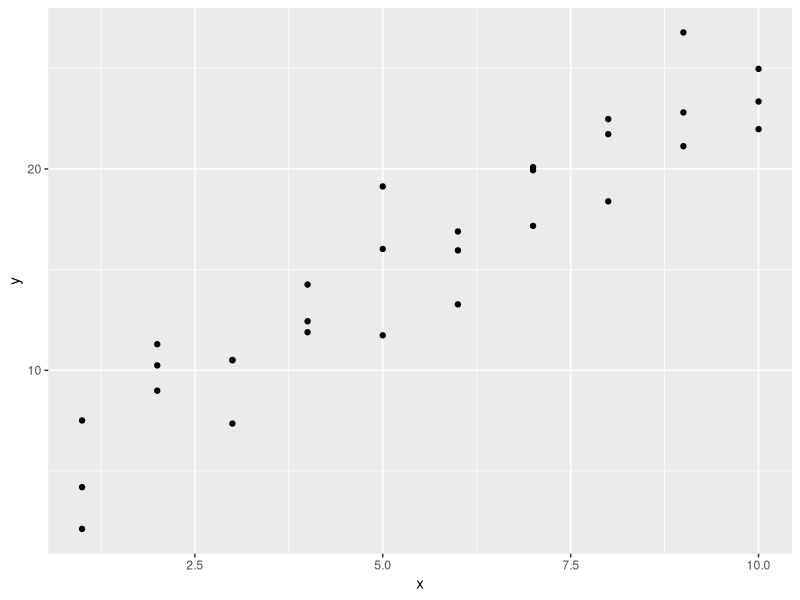
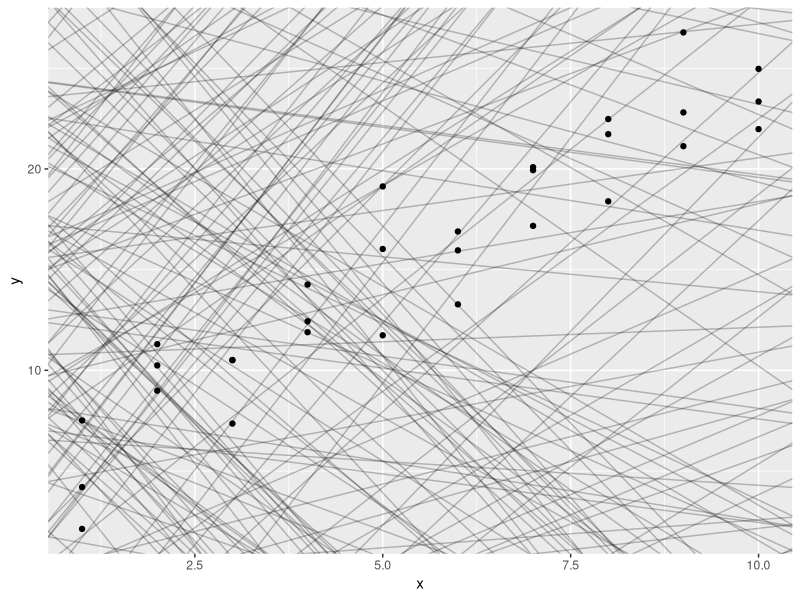
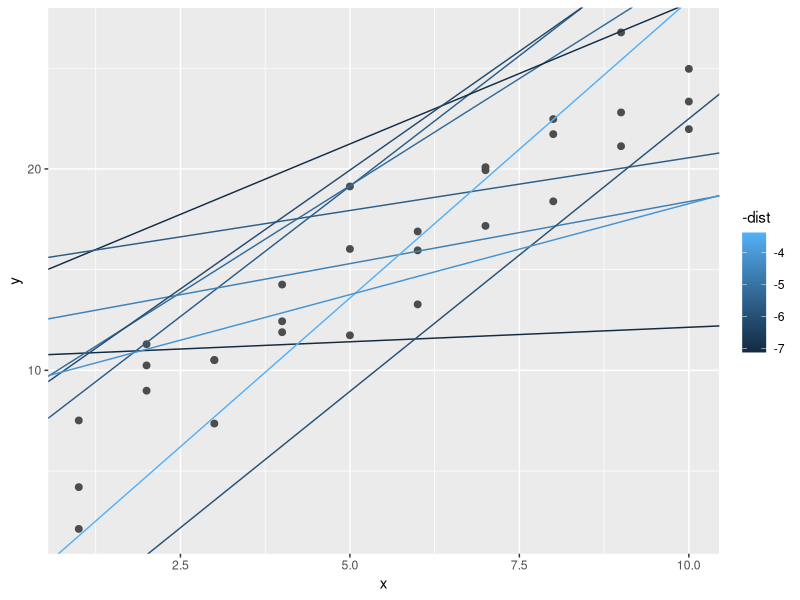
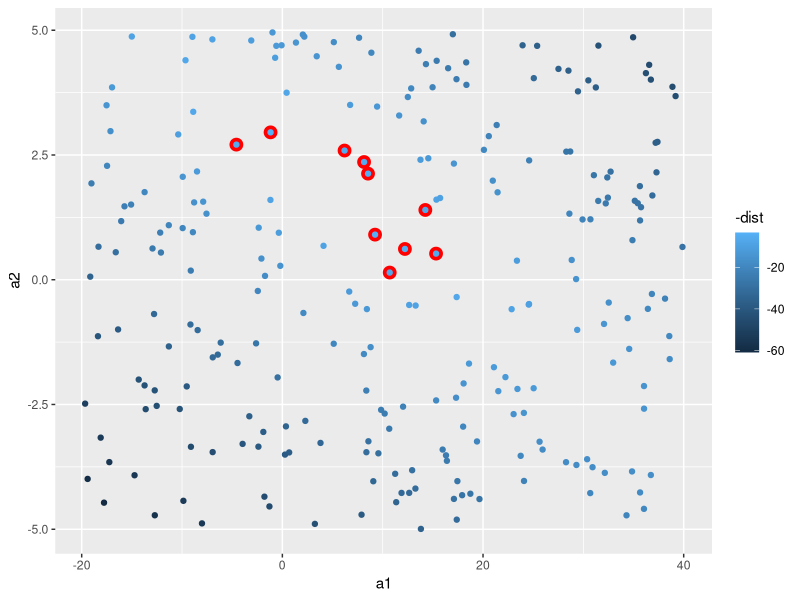
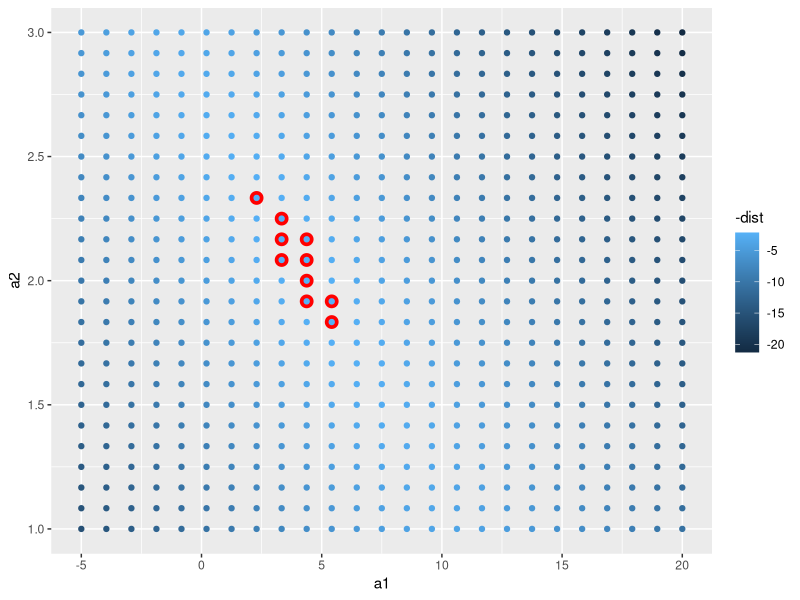
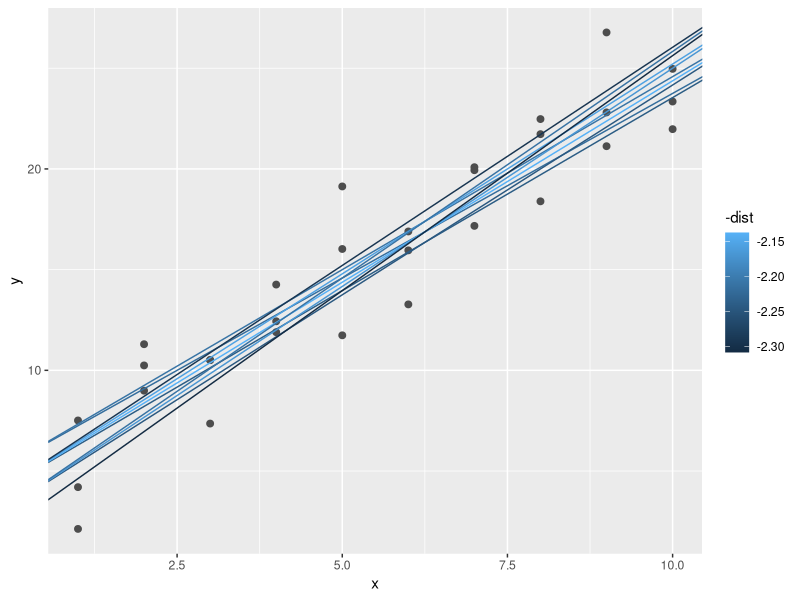
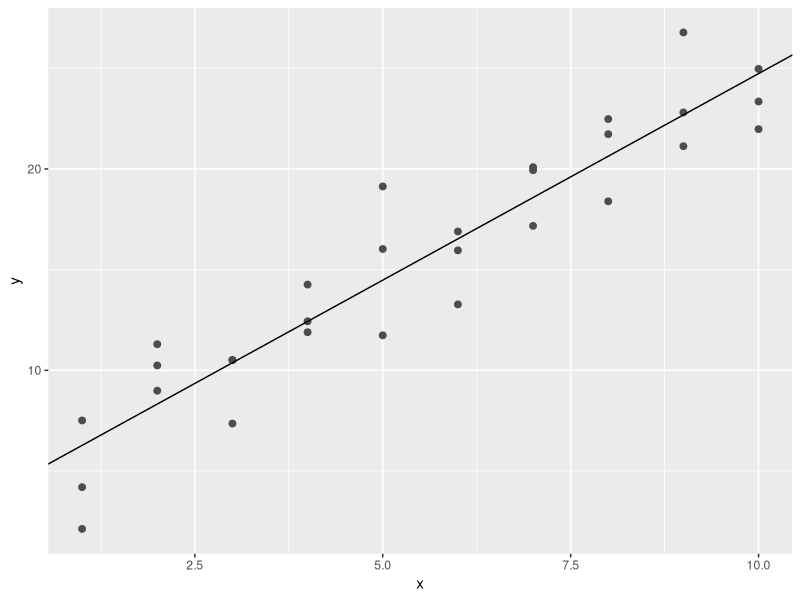
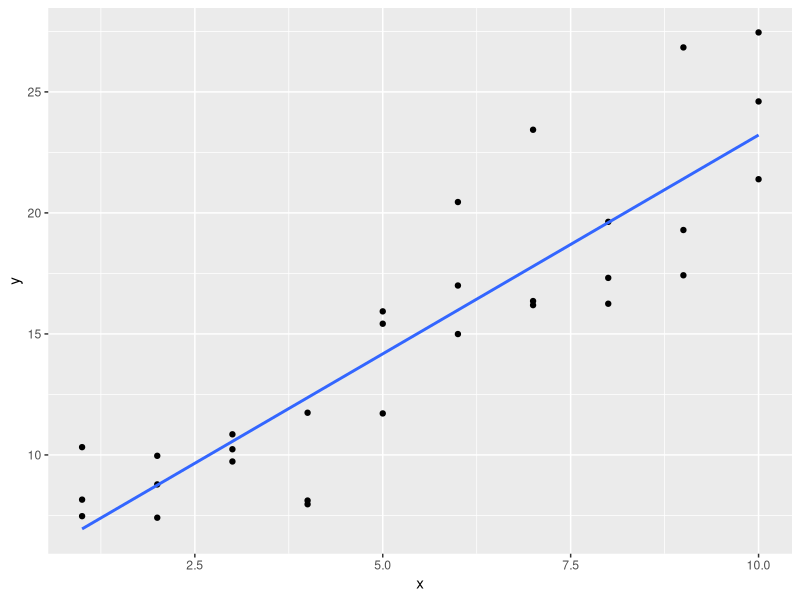

Reproduce these figures in R, in order.
## ---- chunk 1
#install.packages("tidyverse")

library(tidyverse)

library(modelr)
options(na.action = na.warn)
## ---- chunk 2
ggplot(sim1, aes(x, y)) + 
  geom_point()
## ---- chunk 3
models <- tibble(
  a1 = runif(250, -20, 40),
  a2 = runif(250, -5, 5)
)

ggplot(sim1, aes(x, y)) + 
  geom_abline(aes(intercept = a1, slope = a2), data = models, alpha = 1/4) +
  geom_point() 
## ---- chunk 4
model1 <- function(a, data) {
  a[1] + data$x * a[2]
}
model1(c(7, 1.5), sim1)
## ---- chunk 5
measure_distance <- function(mod, data) {
  diff <- data$y - model1(mod, data)
  sqrt(mean(diff ^ 2))
}
measure_distance(c(7, 1.5), sim1)
## ---- chunk 6
sim1_dist <- function(a1, a2) {
  measure_distance(c(a1, a2), sim1)
}

models <- models %>% 
  mutate(dist = purrr::map2_dbl(a1, a2, sim1_dist))
models
## ---- chunk 7
ggplot(sim1, aes(x, y)) + 
  geom_point(size = 2, colour = "grey30") + 
  geom_abline(
    aes(intercept = a1, slope = a2, colour = -dist), 
    data = filter(models, rank(dist) <= 10)
  )
## ---- chunk 8
ggplot(models, aes(a1, a2)) +
  geom_point(data = filter(models, rank(dist) <= 10), size = 4, colour = "red") +
  geom_point(aes(colour = -dist))
## ---- chunk 9
grid <- expand.grid(
  a1 = seq(-5, 20, length = 25),
  a2 = seq(1, 3, length = 25)
  ) %>% 
  mutate(dist = purrr::map2_dbl(a1, a2, sim1_dist))

grid %>% 
  ggplot(aes(a1, a2)) +
  geom_point(data = filter(grid, rank(dist) <= 10), size = 4, colour = "red") +
  geom_point(aes(colour = -dist)) 
## ---- chunk 10
ggplot(sim1, aes(x, y)) + 
  geom_point(size = 2, colour = "grey30") + 
  geom_abline(
    aes(intercept = a1, slope = a2, colour = -dist), 
    data = filter(grid, rank(dist) <= 10)
  )

## ---- chunk 11
best <- optim(c(0, 0), measure_distance, data = sim1)
best$par
#> [1] 4.22 2.05

ggplot(sim1, aes(x, y)) + 
  geom_point(size = 2, colour = "grey30") + 
  geom_abline(intercept = best$par[1], slope = best$par[2])
## ---- chunk 12
sim1_mod <- lm(y ~ x, data = sim1)
coef(sim1_mod)
## ---- chunk 13
sim1a <- tibble(
  x = rep(1:10, each = 3),
  y = x * 1.5 + 6 + rt(length(x), df = 2)
)

lm(y ~ x, data = sim1a)
ggplot(sim1a, aes(x = x, y = y)) +
  geom_point() +
  geom_smooth(method = "lm", se = FALSE)

#To re-run this a few times using purrr
simt <- function(i) {
  tibble(
    x = rep(1:10, each = 3),
    y = x * 1.5 + 6 + rt(length(x), df = 2),
    .id = i
  )
}

lm_df <- function(.data) {
  mod <- lm(y ~ x, data = .data)
  beta <- coef(mod)
  tibble(intercept = beta[1], slope = beta[2])
}

sims <- map(1:100, simt) %>%
  map_df(lm_df)

ggplot(sims, aes(x = intercept, y = slope)) +
  geom_point()

## ---- chunk 14
measure_distance <- function(mod, data) {
  diff <- data$y - make_prediction(mod, data)
  mean(abs(diff))
}

simt <- function(i) {
  tibble(
    x = rep(1:10, each = 3),
    y = x * 1.5 + 6 + rt(length(x), df = 2),
    .id = i
  )
}

lm_df <- function(.data) {
  mod <- lm(y ~ x, data = .data)
  beta <- coef(mod)
  tibble(intercept = beta[1], slope = beta[2])
}

sims <- map(1:100, simt) %>%
  map_df(lm_df)

ggplot(sims, aes(x = intercept, y = slope)) +
  geom_point()
## ---- chunk 15
model1 <- function(a, data) {
  a[1] + data$x * a[2] + a[3]
}
